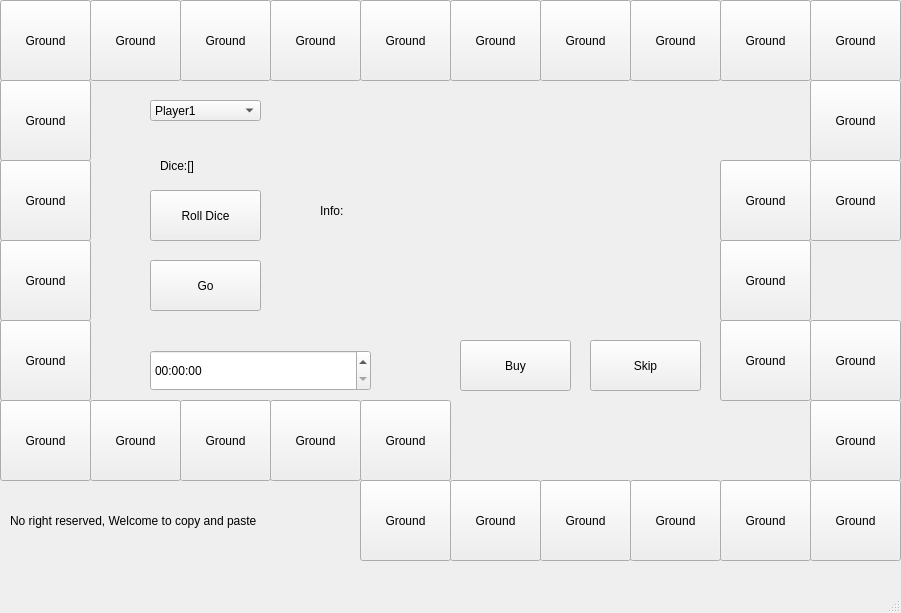
<?xml version="1.0" encoding="UTF-8"?>
<ui version="4.0">
 <class>MainWindow</class>
 <widget class="QMainWindow" name="MainWindow">
  <property name="geometry">
   <rect>
    <x>0</x>
    <y>0</y>
    <width>901</width>
    <height>613</height>
   </rect>
  </property>
  <property name="windowTitle">
   <string>MainWindow</string>
  </property>
  <widget class="QWidget" name="centralwidget">
   <widget class="QLabel" name="dice">
    <property name="geometry">
     <rect>
      <x>160</x>
      <y>150</y>
      <width>81</width>
      <height>31</height>
     </rect>
    </property>
    <property name="text">
     <string>Dice:[]</string>
    </property>
   </widget>
   <widget class="QPushButton" name="roll_dice">
    <property name="geometry">
     <rect>
      <x>150</x>
      <y>190</y>
      <width>111</width>
      <height>51</height>
     </rect>
    </property>
    <property name="text">
     <string>Roll Dice</string>
    </property>
   </widget>
   <widget class="QPushButton" name="go">
    <property name="geometry">
     <rect>
      <x>150</x>
      <y>260</y>
      <width>111</width>
      <height>51</height>
     </rect>
    </property>
    <property name="text">
     <string>Go</string>
    </property>
   </widget>
   <widget class="QLabel" name="info">
    <property name="geometry">
     <rect>
      <x>320</x>
      <y>110</y>
      <width>371</width>
      <height>201</height>
     </rect>
    </property>
    <property name="layoutDirection">
     <enum>Qt::LeftToRight</enum>
    </property>
    <property name="text">
     <string>Info:</string>
    </property>
   </widget>
   <widget class="QPushButton" name="buy">
    <property name="geometry">
     <rect>
      <x>460</x>
      <y>340</y>
      <width>111</width>
      <height>51</height>
     </rect>
    </property>
    <property name="text">
     <string>Buy</string>
    </property>
   </widget>
   <widget class="QPushButton" name="skip_buy">
    <property name="geometry">
     <rect>
      <x>590</x>
      <y>340</y>
      <width>111</width>
      <height>51</height>
     </rect>
    </property>
    <property name="text">
     <string>Skip</string>
    </property>
   </widget>
   <widget class="QComboBox" name="turn_token">
    <property name="geometry">
     <rect>
      <x>150</x>
      <y>100</y>
      <width>111</width>
      <height>21</height>
     </rect>
    </property>
    <item>
     <property name="text">
      <string>Player1</string>
     </property>
    </item>
    <item>
     <property name="text">
      <string>Player2</string>
     </property>
    </item>
   </widget>
   <widget class="QPushButton" name="Ground_1">
    <property name="geometry">
     <rect>
      <x>0</x>
      <y>0</y>
      <width>91</width>
      <height>81</height>
     </rect>
    </property>
    <property name="text">
     <string>Ground</string>
    </property>
   </widget>
   <widget class="QPushButton" name="Ground_2">
    <property name="geometry">
     <rect>
      <x>90</x>
      <y>0</y>
      <width>91</width>
      <height>81</height>
     </rect>
    </property>
    <property name="text">
     <string>Ground</string>
    </property>
   </widget>
   <widget class="QPushButton" name="Ground_3">
    <property name="geometry">
     <rect>
      <x>180</x>
      <y>0</y>
      <width>91</width>
      <height>81</height>
     </rect>
    </property>
    <property name="text">
     <string>Ground</string>
    </property>
   </widget>
   <widget class="QPushButton" name="Ground_4">
    <property name="geometry">
     <rect>
      <x>270</x>
      <y>0</y>
      <width>91</width>
      <height>81</height>
     </rect>
    </property>
    <property name="text">
     <string>Ground</string>
    </property>
   </widget>
   <widget class="QPushButton" name="Ground_5">
    <property name="geometry">
     <rect>
      <x>360</x>
      <y>0</y>
      <width>91</width>
      <height>81</height>
     </rect>
    </property>
    <property name="text">
     <string>Ground</string>
    </property>
   </widget>
   <widget class="QPushButton" name="Ground_6">
    <property name="geometry">
     <rect>
      <x>450</x>
      <y>0</y>
      <width>91</width>
      <height>81</height>
     </rect>
    </property>
    <property name="text">
     <string>Ground</string>
    </property>
   </widget>
   <widget class="QPushButton" name="Ground_7">
    <property name="geometry">
     <rect>
      <x>540</x>
      <y>0</y>
      <width>91</width>
      <height>81</height>
     </rect>
    </property>
    <property name="text">
     <string>Ground</string>
    </property>
   </widget>
   <widget class="QPushButton" name="Ground_8">
    <property name="geometry">
     <rect>
      <x>630</x>
      <y>0</y>
      <width>91</width>
      <height>81</height>
     </rect>
    </property>
    <property name="text">
     <string>Ground</string>
    </property>
   </widget>
   <widget class="QPushButton" name="Ground_9">
    <property name="geometry">
     <rect>
      <x>720</x>
      <y>0</y>
      <width>91</width>
      <height>81</height>
     </rect>
    </property>
    <property name="text">
     <string>Ground</string>
    </property>
   </widget>
   <widget class="QPushButton" name="Ground_10">
    <property name="geometry">
     <rect>
      <x>810</x>
      <y>0</y>
      <width>91</width>
      <height>81</height>
     </rect>
    </property>
    <property name="text">
     <string>Ground</string>
    </property>
   </widget>
   <widget class="QPushButton" name="Ground_11">
    <property name="geometry">
     <rect>
      <x>810</x>
      <y>80</y>
      <width>91</width>
      <height>81</height>
     </rect>
    </property>
    <property name="text">
     <string>Ground</string>
    </property>
   </widget>
   <widget class="QPushButton" name="Ground_12">
    <property name="geometry">
     <rect>
      <x>810</x>
      <y>160</y>
      <width>91</width>
      <height>81</height>
     </rect>
    </property>
    <property name="text">
     <string>Ground</string>
    </property>
   </widget>
   <widget class="QPushButton" name="Ground_13">
    <property name="geometry">
     <rect>
      <x>720</x>
      <y>160</y>
      <width>91</width>
      <height>81</height>
     </rect>
    </property>
    <property name="text">
     <string>Ground</string>
    </property>
   </widget>
   <widget class="QPushButton" name="Ground_14">
    <property name="geometry">
     <rect>
      <x>720</x>
      <y>240</y>
      <width>91</width>
      <height>81</height>
     </rect>
    </property>
    <property name="text">
     <string>Ground</string>
    </property>
   </widget>
   <widget class="QPushButton" name="Ground_15">
    <property name="geometry">
     <rect>
      <x>720</x>
      <y>320</y>
      <width>91</width>
      <height>81</height>
     </rect>
    </property>
    <property name="text">
     <string>Ground</string>
    </property>
   </widget>
   <widget class="QPushButton" name="Ground_16">
    <property name="geometry">
     <rect>
      <x>810</x>
      <y>320</y>
      <width>91</width>
      <height>81</height>
     </rect>
    </property>
    <property name="text">
     <string>Ground</string>
    </property>
   </widget>
   <widget class="QPushButton" name="Ground_17">
    <property name="geometry">
     <rect>
      <x>810</x>
      <y>400</y>
      <width>91</width>
      <height>81</height>
     </rect>
    </property>
    <property name="text">
     <string>Ground</string>
    </property>
   </widget>
   <widget class="QPushButton" name="Ground_18">
    <property name="geometry">
     <rect>
      <x>810</x>
      <y>480</y>
      <width>91</width>
      <height>81</height>
     </rect>
    </property>
    <property name="text">
     <string>Ground</string>
    </property>
   </widget>
   <widget class="QPushButton" name="Ground_19">
    <property name="geometry">
     <rect>
      <x>720</x>
      <y>480</y>
      <width>91</width>
      <height>81</height>
     </rect>
    </property>
    <property name="text">
     <string>Ground</string>
    </property>
   </widget>
   <widget class="QPushButton" name="Ground_20">
    <property name="geometry">
     <rect>
      <x>630</x>
      <y>480</y>
      <width>91</width>
      <height>81</height>
     </rect>
    </property>
    <property name="text">
     <string>Ground</string>
    </property>
   </widget>
   <widget class="QPushButton" name="Ground_21">
    <property name="geometry">
     <rect>
      <x>540</x>
      <y>480</y>
      <width>91</width>
      <height>81</height>
     </rect>
    </property>
    <property name="text">
     <string>Ground</string>
    </property>
   </widget>
   <widget class="QPushButton" name="Ground_22">
    <property name="geometry">
     <rect>
      <x>450</x>
      <y>480</y>
      <width>91</width>
      <height>81</height>
     </rect>
    </property>
    <property name="text">
     <string>Ground</string>
    </property>
   </widget>
   <widget class="QPushButton" name="Ground_23">
    <property name="geometry">
     <rect>
      <x>360</x>
      <y>480</y>
      <width>91</width>
      <height>81</height>
     </rect>
    </property>
    <property name="text">
     <string>Ground</string>
    </property>
   </widget>
   <widget class="QPushButton" name="Ground_24">
    <property name="geometry">
     <rect>
      <x>360</x>
      <y>400</y>
      <width>91</width>
      <height>81</height>
     </rect>
    </property>
    <property name="text">
     <string>Ground</string>
    </property>
   </widget>
   <widget class="QPushButton" name="Ground_25">
    <property name="geometry">
     <rect>
      <x>270</x>
      <y>400</y>
      <width>91</width>
      <height>81</height>
     </rect>
    </property>
    <property name="text">
     <string>Ground</string>
    </property>
   </widget>
   <widget class="QPushButton" name="Ground_26">
    <property name="geometry">
     <rect>
      <x>180</x>
      <y>400</y>
      <width>91</width>
      <height>81</height>
     </rect>
    </property>
    <property name="text">
     <string>Ground</string>
    </property>
   </widget>
   <widget class="QPushButton" name="Ground_27">
    <property name="geometry">
     <rect>
      <x>90</x>
      <y>400</y>
      <width>91</width>
      <height>81</height>
     </rect>
    </property>
    <property name="text">
     <string>Ground</string>
    </property>
   </widget>
   <widget class="QPushButton" name="Ground_28">
    <property name="geometry">
     <rect>
      <x>0</x>
      <y>400</y>
      <width>91</width>
      <height>81</height>
     </rect>
    </property>
    <property name="text">
     <string>Ground</string>
    </property>
   </widget>
   <widget class="QPushButton" name="Ground_29">
    <property name="geometry">
     <rect>
      <x>0</x>
      <y>320</y>
      <width>91</width>
      <height>81</height>
     </rect>
    </property>
    <property name="text">
     <string>Ground</string>
    </property>
   </widget>
   <widget class="QPushButton" name="Ground_30">
    <property name="geometry">
     <rect>
      <x>0</x>
      <y>240</y>
      <width>91</width>
      <height>81</height>
     </rect>
    </property>
    <property name="text">
     <string>Ground</string>
    </property>
   </widget>
   <widget class="QPushButton" name="Ground_31">
    <property name="geometry">
     <rect>
      <x>0</x>
      <y>160</y>
      <width>91</width>
      <height>81</height>
     </rect>
    </property>
    <property name="text">
     <string>Ground</string>
    </property>
   </widget>
   <widget class="QPushButton" name="Ground_32">
    <property name="geometry">
     <rect>
      <x>0</x>
      <y>80</y>
      <width>91</width>
      <height>81</height>
     </rect>
    </property>
    <property name="text">
     <string>Ground</string>
    </property>
   </widget>
   <widget class="QLabel" name="copy_left">
    <property name="geometry">
     <rect>
      <x>10</x>
      <y>490</y>
      <width>331</width>
      <height>61</height>
     </rect>
    </property>
    <property name="text">
     <string>No right reserved, Welcome to copy and paste</string>
    </property>
   </widget>
   <widget class="QTimeEdit" name="time_count">
    <property name="geometry">
     <rect>
      <x>150</x>
      <y>350</y>
      <width>221</width>
      <height>41</height>
     </rect>
    </property>
   </widget>
  </widget>
  <widget class="QMenuBar" name="menubar">
   <property name="geometry">
    <rect>
     <x>0</x>
     <y>0</y>
     <width>901</width>
     <height>31</height>
    </rect>
   </property>
  </widget>
  <widget class="QStatusBar" name="statusbar"/>
 </widget>
 <resources/>
 <connections/>
</ui>
